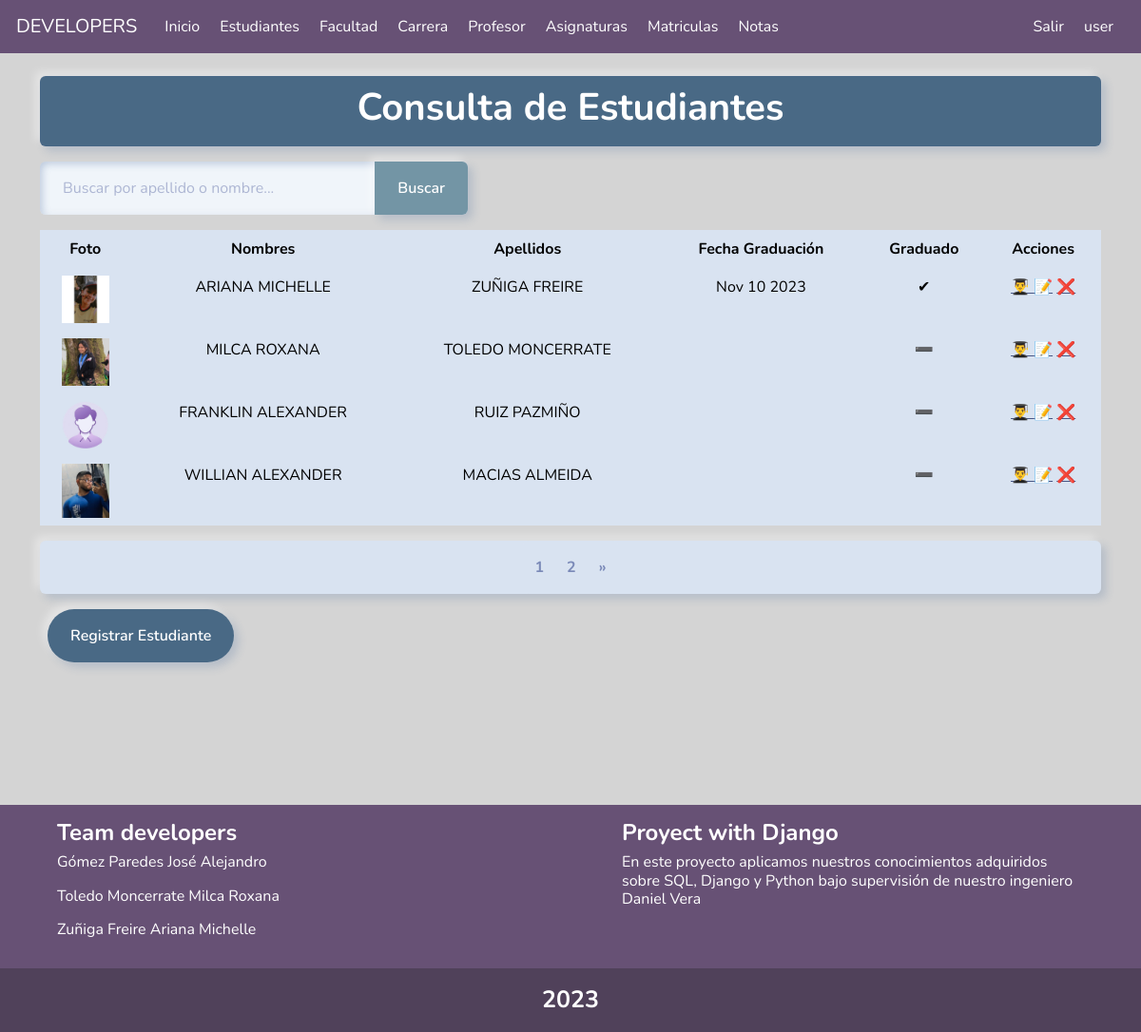
/students/ (signed in), run on the app's committed database.
### notas/models.py (models this page shows)
class Student(models.Model):
    firstname = models.CharField(
        'Nombres', max_length=200, null=False, blank=False)
    lastname = models.CharField(
        verbose_name="Apellidos", max_length=200, blank=False, null=False)
    created = models.DateTimeField(auto_now_add=True)
    dategraduate = models.DateTimeField(
        'Fecha Graduacion', null=True, blank=True)
    graduate = models.BooleanField('Graduado', default=False)
    user = models.ForeignKey(User, on_delete=models.CASCADE)
    carrera = models.ForeignKey(Carrer, default=None, on_delete=models.PROTECT)
    photo = models.ImageField(default='../media/default_photo.png',
                              upload_to='studentPhoto', blank=True, null=True)
    class Meta:
        verbose_name = ('Student')
        verbose_name_plural = ('Students')
        ordering = ('-lastname',)
    def __str__(self):
        return f"{self.firstname} {self.lastname}"

### notas/student.py (the view)
# urls.py: path('students/', student.init, name='students'),
@login_required
def init(request):
    print(request)
    context, students = None, None
    try:
        q = request.GET.get('q')  # ver
        if q:
            students = (Student.objects.filter(
                lastname__icontains=q) or
                Student.objects.filter
                (firstname__icontains=q))
        else:
            students = Student.objects.all()
        print(students)
        paginator = Paginator(students, 4)
        pagina = request.GET.get('page', 1)
        students_paginados = paginator.get_page(pagina)
        context = {
            'students': students_paginados,
            'title': 'Consulta de Estudiantes',
            'paginator': paginator,
            'num_pages': paginator.num_pages,
        }
        return render(request, 'students/students.html', context)
    except NameError:
        print(NameError)
        return render(request, 'students/students.html',
                      {'title': 'Consulta de Estudiantes',
                       'error': 'Ha ocurrido un error en la consulta'})

### notas/templates/students/students.html (shortened to what this page needs)
{% extends "base.html" %}
{% load static%}
{% block content %}
<div class="container">
    <div class="py-2 mt-4 border border-1 shadow rounded text-center color">
        <h1 class="fw-bold text-white text-success">{{title}}</h1>
    </div>
    <div class="mt-3">
        <div class="mt-2 d-flex justify-content-between flex-wrap">
            <form action="" style="max-width: 450px;">
                <div class="input-group">
                    <input type="text" size="100" class="form-control" placeholder="Buscar por apellido o nombre..." name="q" value="{{ request.GET.q }}">
                    <button class="btn botones text-white" data-bs-toggle="tooltip" data-bs-title="Escriba parte del apellido o nombre y click en buscar">
                        Buscar
                    </button>
                </div>
            </form>
        </div>
  </div>
  <div class="table-responsive mt-3">
      <table class="table table-borderless table-fluid">
    <thead class="text-center text-light ">
      <tr >
        <th>Foto</th>
        <th>Nombres</th>
        <th>Apellidos</th>
        <th>Fecha Graduación</th>
        <th>Graduado</th>
        <th>Acciones</th>
      </tr>
    </thead>
    <tbody>
      {% for student in students %}
      <tr>
        <td style="text-align: center;"><img src="{{student.photo.url}}"style="width:50px; heigth:50px"> </td>
        <td style="text-align: center;">{{student.firstname|upper}}</td>
        <td style="text-align: center;">{{student.lastname|upper}}</td>
        {% if student.graduate %}
            <td style="text-align: center;">{{student.dategraduate|date:'M j Y'}}</td>
        {% else %}
            <td style="text-align: center;"></td>
        {% endif %}
        <td style="text-align: center;">{% if student.graduate %}
              ✔
            {% else %}
              ➖
            {% endif %}
        </td>
        <td style="text-align: center;">
            <a class="show-details" href="#" data-bs-toggle="tooltip" data-bs-title="Graduar Estudiante"
              data-studentid="{{ student.id }}|{{ student.firstname }}|{{ student.lastname }}|{{ student.graduate }}" data-bs-toggle="modal" data-bs-target="#studentDetailsModal">
              👨‍🎓
            </a>
          <a href="{% url 'update_student' student.id %}" data-bs-toggle="tooltip" data-bs-title="Editar el estudiante">📝</a>
          <a href="{% url 'delete_student' student.id %}" data-bs-toggle="tooltip" data-bs-title="Eliminar el estudiante">❌</a>
        </td>
      </tr>
    {% endfor %}
    </tbody>
      </table>
  </div>
  {% if paginator.num_pages > 1 %}
    <ul class="pagination">
        {% for page_num in paginator.page_range %}
            <li class="page-item text-danger fw-bold {% if page_num == pagina %}active{% endif %}">
                <a class="page-link fw-bold" href="{% url 'students' %}?page={{ page_num }}">{{ page_num }}</a>
            </li>
        {% endfor %}
        <li class="page-item">
            <a class="page-link fw-bold" href="{% url 'students' %}?page={{ paginator.num_pages }}">&raquo;</a>
        </li>
    </ul>
  {% endif %}
  <div class="m-2">
    <a href="{% url 'create_student' %}" class="btn color text-white" data-bs-toggle="tooltip" data-bs-title="Ingresar un nuevo estudiante">
        Registrar Estudiante
    </a>
  </div>
</div>
{% endblock content %}

### notas/templates/base.html (shortened to what this page needs)
<!DOCTYPE html>
<html lang="es">
  <head>
    {% load static%}
    <link rel="stylesheet" href={% static 'css/bootstrap.min.css' %}>
    <link rel="stylesheet" href={% static 'css/estilos.css' %}>
  </head>
  <body class="fondo">
    <div>
        <nav class="navbar navbar-expand-lg " data-bs-theme="dark">
      <div class="container-fluid"  class="navbar">
        <a class="navbar-brand" href="#">DEVELOPERS</a>
        <div class="collapse navbar-collapse" id="navbarColor01">
          <ul class="navbar-nav me-auto">
            <li class="nav-item">
              <a class="nav-link active" href={% url 'home' %}>Inicio
            </li>
            <li class="nav-item">
              <a class="nav-link" href={% url 'students' %}>Estudiantes</a>
            </li>
            <li class="nav-item">
              <a class="nav-link" href={%url 'faculty'%}>Facultad</a>
            </li>
            <li class="nav-item">
              <a class="nav-link" href="{%url 'carrers'%}">Carrera</a>
            </li>
            <li class="nav-item">
              <a class="nav-link" href={% url 'teachers'%}>Profesor</a>
            </li>
            <li class="nav-item">
              <a class="nav-link" href={%url 'subjects'%}>Asignaturas</a>
            </li>
            <li class="nav-item">
              <a class="nav-link" href={%url 'enroll'%}>Matriculas</a>
            </li>
            <li class="nav-item">
              <a class="nav-link" href={%url 'calification'%}>Notas</a>
            </li>
          </ul>
          <ul class="navbar-nav me-right">
            {% if user.is_authenticated %}
              <li class="nav-item">
                <a class="nav-link" href={% url 'logout' %}>Salir</a>
              </li>
              <li class="nav-item nav-link">
                {{user.username}} <img src="{{user.userprofile.photo.url}}" style="width:50px; heigth:50px">
              </li>
            {% else %}
                  <li class="nav-item" ><a class="nav-link" href={% url 'login' %}>Iniciar Sesion</a></li>
            {% endif %}
          </ul>
        </div>
      </div>
    </nav>
    </div>
    {% block content %}
    {% endblock content %}
    {% include 'footer.html' %}
  </body>
</html>

### static/css/estilos.css (style rules this page uses)
.fondo { background-color: rgb(212, 212, 212) }
.navbar { background-color: #675175; text-indent: 5px; }
.nav-link { color: #fff; }
.color { background-color: #496985; }
.botones { background: #7395a5; }

### data on the page
Student: photo (picture), firstname "ARIANA MICHELLE", lastname "ZUÑIGA FREIRE", dategraduate "Nov 10 2023"
Student: photo (picture), firstname "MILCA ROXANA", lastname "TOLEDO MONCERRATE", graduate False (drawn)
Student: photo (placeholder picture), firstname "FRANKLIN ALEXANDER", lastname "RUIZ PAZMIÑO", graduate False (drawn)
Student: photo (picture), firstname "WILLIAN ALEXANDER", lastname "MACIAS ALMEIDA", graduate False (drawn)

### other printed values
{{ user.username }} "user"
{{ title }} "Consulta de Estudiantes"
{{ page_num }} "1" "2"
